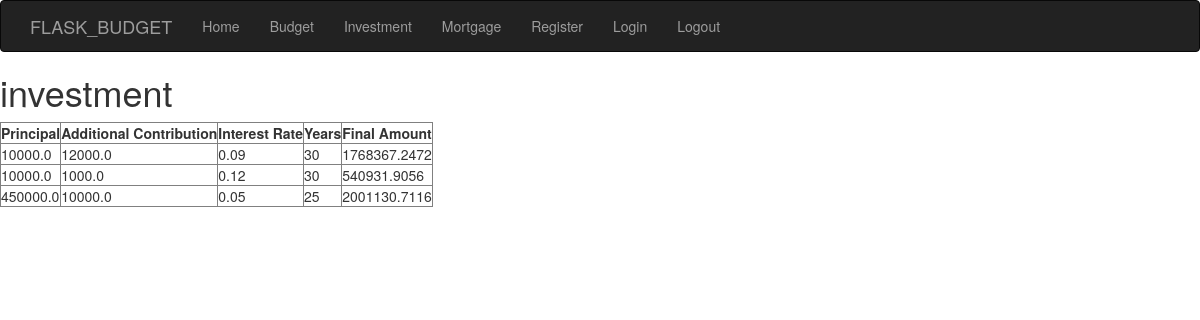
Page /calculations on the committed database.
### budget.py (models this page shows, shortened)
class InvestmentRecords(db.Model):
    __tablename__ = 'investment'
    id = db.Column(db.Integer, primary_key=True)
    principal = db.Column(db.Float, nullable=False)
    additional_contribution = db.Column(db.Float, default=0)
    interest_rate = db.Column(db.Float, nullable=False)
    years = db.Column(db.Integer, nullable=False)
    final_amount = db.Column(db.Float, nullable=False)

### budget.py (the view)
@app.route('/calculations')
def view_calculations():
    investment = InvestmentRecords.query.all()
    return render_template('calculations.html', investment=investment)

### budget.py (called while the page is built)
@app.before_request
def before_request():
    session.permanent = True  # Make the session permanent

### templates/calculations.html
{% extends 'base.html' %}
{% block title %}Budget = My <Budget>% endblock %</Budget>
{% block content %}
    <h1>investment</h1>
    <table border="1">
        <tr>
            <th>Principal</th>
            <th>Additional Contribution</th>
            <th>Interest Rate</th>
            <th>Years</th>
            <th>Final Amount</th>
        </tr>
        {% for i in investment %}
        <tr>
            <td>{{ i.principal }}</td>
            <td>{{ i.additional_contribution }}</td>
            <td>{{ i.interest_rate }}</td>
            <td>{{ i.years }}</td>
            <td>{{ i.final_amount }}</td>
        </tr>
        {% endfor %}
    </table>
    {% endblock %}
{% endblock %}

### rows in the picture
InvestmentRecords: principal "10000.0", additional_contribution "12000.0", interest_rate "0.09", years "30", final_amount "1768367.2472"
InvestmentRecords: principal "10000.0", additional_contribution "1000.0", interest_rate "0.12", years "30", final_amount "540931.9056"
InvestmentRecords: principal "450000.0", additional_contribution "10000.0", interest_rate "0.05", years "25", final_amount "2001130.7116"
